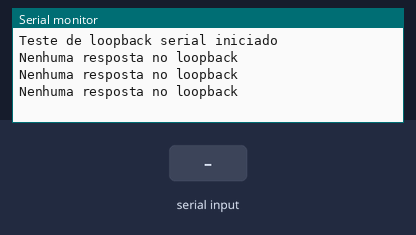
This sketch was run on a simulated ESP32. Shown: the last lines printed to the serial monitor. The inputs (shaded band) are chosen by the test bench.

Above: at 3.1 s.
3.2 s: "1" received over the second serial link
At 5.2 s:
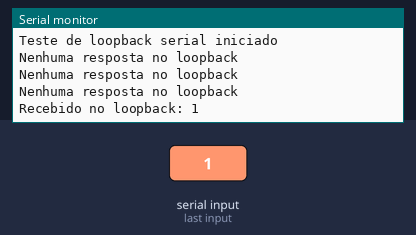
5.9 s: "0" received over the second serial link
7.4 s: "2" received over the second serial link
At 9.3 s:
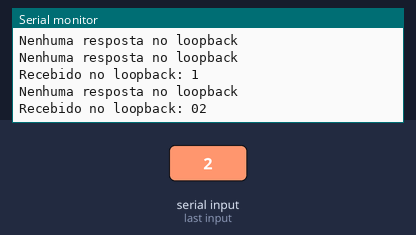

The sketch:

testeLoopbackComunicacaoSerial.ino
```cpp
void setup() {
  Serial.begin(115200);
  Serial2.begin(57600, SERIAL_8N1, 16, 17);

  Serial.println("Teste de loopback serial iniciado");
}

void loop() {
  // Enviar dados para a própria serial (loopback)
  Serial2.println("Teste de loopback");
  delay(100);

  // Verificar se há dados recebidos na própria serial
  if (Serial2.available()) {
    String data = Serial2.readString();
    Serial.print("Recebido no loopback: ");
    Serial.println(data);
  } else {
    Serial.println("Nenhuma resposta no loopback");
  }

  delay(1000);
}
```

Measured:
- after the input at 3.2 s, the serial monitor: prints a new line after 1.2 s (image 1)
- after the input at 7.4 s, the serial monitor: prints a new line after 1.0 s (image 2)
